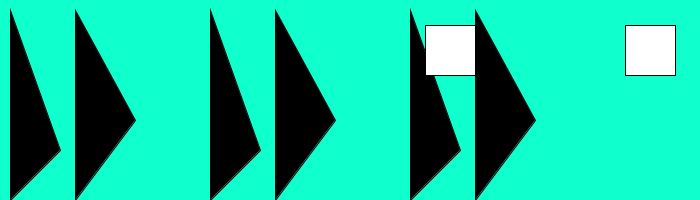
Frame 1 (no input)
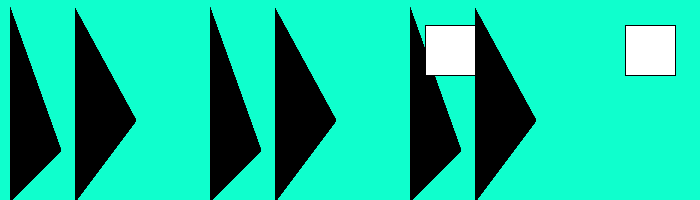
Frame 60 (the mouse pressed at the canvas centre just before this capture)
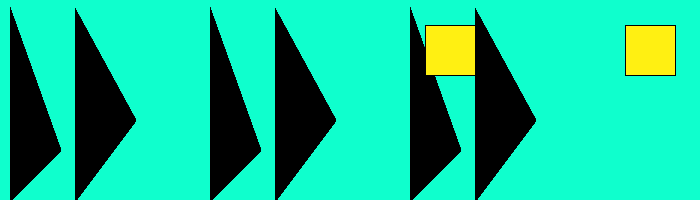
Frame 120 (the mouse held since frame 60 and released just before this capture)

The Processing sketch that drew these frames (run headless with seeded random() and noise(); from frame 60 on, the mouse is pressed at the canvas centre):

// Processing sketch: processing_58973
// ── processing_58973.pde

void setup(){
  size(700, 200);
  background(15, 255, 205);
}

int value = 0;

void draw() {
  fill(value);
triangle(10, 10, 10, 200, 60, 150);
triangle(75, 10, 75, 200, 135, 120);
translate(200, 0);
triangle(10, 10, 10, 200, 60, 150);
triangle(75, 10, 75, 200, 135, 120);
translate(200, 0);
triangle(10, 10, 10, 200, 60, 150);
triangle(75, 10, 75, 200, 135, 120);

if (mousePressed == true) {
    fill(255, 240, 18);
  } else {
    fill(255);
  }
  rect(25, 25, 50, 50);
  translate(200, 0);
  rect(25, 25, 50, 50);}

void mouseDragged() 
{
  value = value - 5;
  if (value < 0) {
    value = 255;
  }
}
